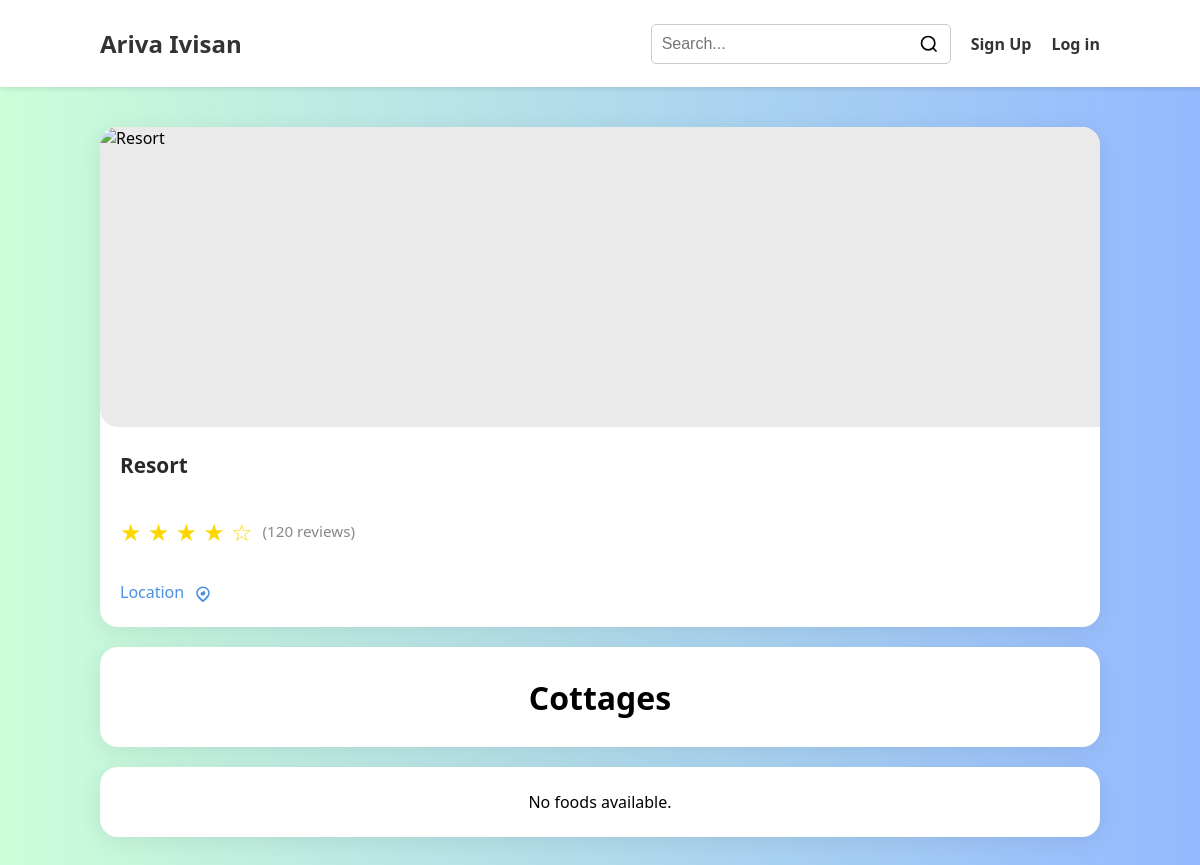
Page /viewResortFood on the earlier database version.
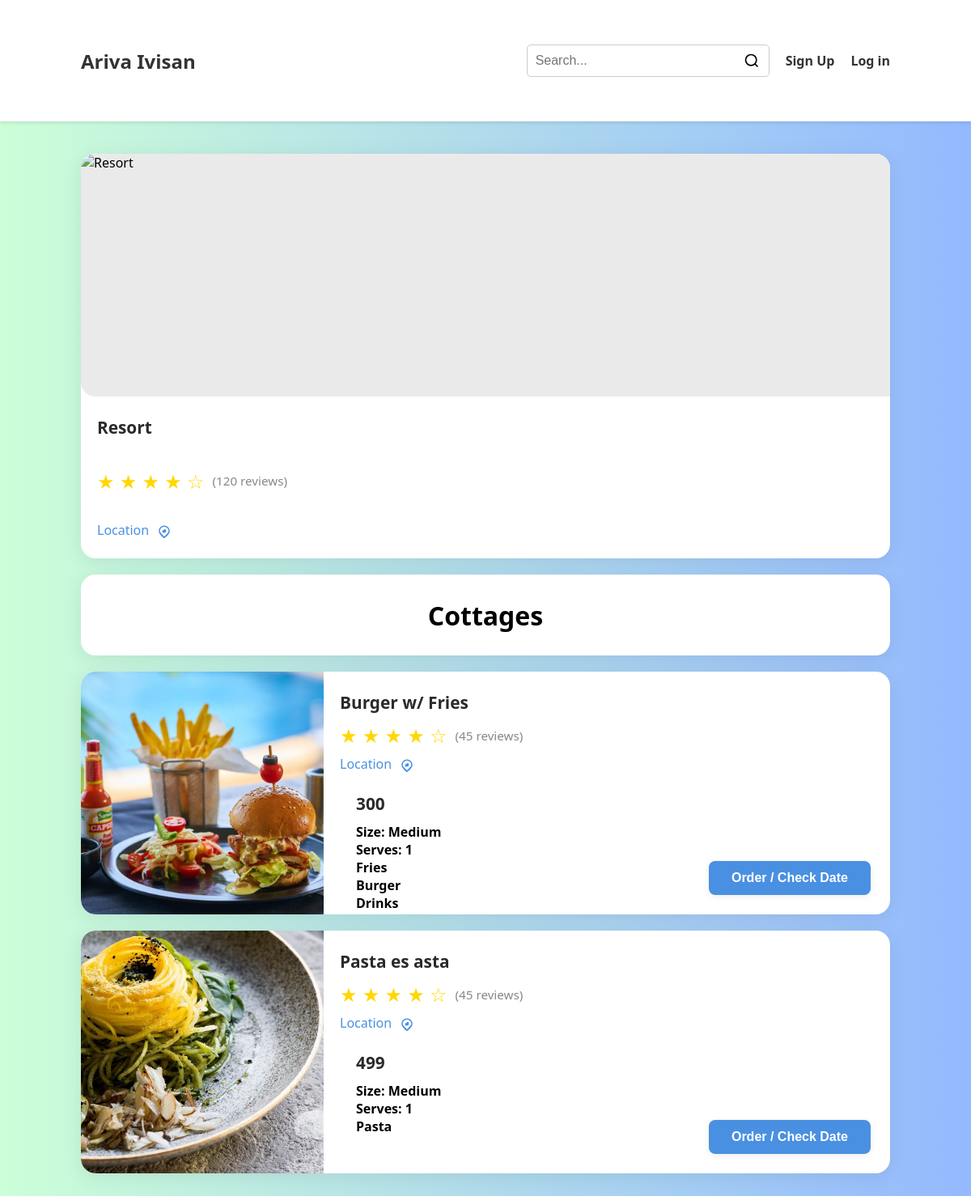
Same page on the later database version.
### app.py (models this page shows)
class Food(db.Model):
    id = db.Column(db.Integer, primary_key=True)
    owner_id = db.Column(db.Integer, db.ForeignKey('owner.id'), nullable=True)
    name = db.Column(db.String(200), nullable=False)
    size = db.Column(db.String(100))
    capacity = db.Column(db.String(50))
    price = db.Column(db.String(50))
    other_feature1 = db.Column(db.String(200))
    other_feature2 = db.Column(db.String(200))
    other_feature3 = db.Column(db.String(200))
    other_feature4 = db.Column(db.String(200))
    image1 = db.Column(db.String(300))
    image2 = db.Column(db.String(300))
    image3 = db.Column(db.String(300))
    image4 = db.Column(db.String(300))
    image5 = db.Column(db.String(300))
    owner = db.relationship('Owner', backref=db.backref('foods', lazy=True))

### app.py (the view)
@app.route('/viewResortFood')
def view_resort_food():
    owner_id = request.args.get('owner_id')
    owner = None
    foods = []
    if owner_id:
        owner = Owner.query.get(owner_id)
        if owner:
            foods = getattr(owner, 'foods', []) or []
    else:
        foods = Food.query.all()
    return render_template('viewResortFood.html', owner=owner, foods=foods)

### templates/viewResortFood.html (shortened to what this page needs)
<!DOCTYPE html>
<html lang="en">
<head>
</head>
<body>
    {% if session.user_id %}
        {% include 'partials/navbarLoggedInCustomer.html' %}
    {% elif session.owner_id %}
        {% include 'partials/navbarLoggedInOwner.html' %}
    {% else %}
        {% include 'partials/navbar.html' %}
    {% endif %}
    <div class="content">
        <div class="resort-header">
            {% set cover = owner.cover_photo if owner and owner.cover_photo else None %}
            {% if cover %}
                <img src="{{ url_for('static', filename=cover) }}" alt="{{ owner.resort_name }}">
            {% else %}
                <img src="https://images.unsplash.com/photo-1506744038136-46273834b3fb?auto=format&fit=crop&w=500&q=80" alt="Resort">
            {% endif %}
            <div class="resort-header-details">
                <h1>{{ owner.resort_name if owner and owner.resort_name else 'Resort' }}</h1>
                <div class="rating">
                    <div class="stars">★ ★ ★ ★ ☆</div>
                    <div class="number-of-reviews">(120 reviews)</div>
                </div>
                <div class="location">
                    {{ owner.resort_address if owner and owner.resort_address else 'Location' }}
                </div>
            </div>
        </div>
            <div class="offer-header" style="display: flex;align-items: center;justify-content: center;">
                <div>
                    <h1>Cottages</h1>
                </div>
            </div>
            {% if foods and foods|length > 0 %}
                {% for food in foods %}
                    <div class="offer">
                        {% set food_img = food.image1 or food.image2 or food.image3 or food.image4 or food.image5 %}
                        {% if food_img %}
                            <img src="{{ url_for('static', filename=food_img) }}" alt="{{ food.name }}">
                        {% else %}
                            <img src="https://images.unsplash.com/photo-1504674900247-0877df9cc836?auto=format&fit=crop&w=200&q=80" alt="Food">
                        {% endif %}
                        <div class="offer-details">
                            <h1>{{ food.name }}</h1>
                            <div class="rating">
                                <div class="stars">★ ★ ★ ★ ☆</div>
                                <div class="number-of-reviews">(45 reviews)</div>
                            </div>
                            <div class="location">
                                {{ owner.resort_address if owner else 'Location' }}
                            </div>
                            <div class="offer-details">
                                <h1>{{ food.price if food.price else 'Price not set' }}</h1>
                                {% if food.size %}<h4>Size: {{ food.size }}</h4>{% endif %}
                                {% if food.capacity %}<h4>Serves: {{ food.capacity }}</h4>{% endif %}
                                {% if food.other_feature1 %}<h4>{{ food.other_feature1 }}</h4>{% endif %}
                                {% if food.other_feature2 %}<h4>{{ food.other_feature2 }}</h4>{% endif %}
                                {% if food.other_feature3 %}<h4>{{ food.other_feature3 }}</h4>{% endif %}
                            </div>
                        </div>
                        <button class="check-date-btn">Order / Check Date</button>
                    </div>
                {% endfor %}
            {% else %}
                <div style="width:1000px; text-align:center; background:#fff; padding:24px; border-radius:18px; box-shadow:0 4px 24px rgba(0,0,0,0.08);">No foods available.</div>
            {% endif %}
    </div>
</body>
</html>

Differences in the rows shown:
added Food: image1 (picture), name "Burger w/ Fries", resort_address "Location", price "300", size "Medium", capacity "1", other_feature1 "Fries", other_feature2 "Burger", other_feature3 "Drinks"
added Food: image1 (picture), name "Pasta es asta", resort_address "Location", price "499", size "Medium", capacity "1", other_feature1 "Pasta"
Other differences:
text no longer shown: "No foods available."
